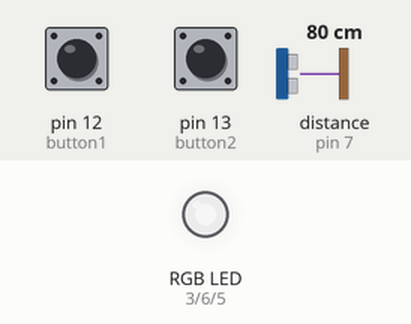
Bench run of a sketch on a simulated Arduino Uno, built with avr-gcc and run on an emulated ATmega328P. On the bench: an RGB LED mixed from three pins (HIGH = lit). Wiring (inferred from the names in the program): ultrasonic range finder: trigger pin 4; echo pin 7. Inputs (shaded band) come from the test bench; at power-on: pin 12 (button1) LOW, distance to the obstacle (sensor on pin 7) 80 cm, pin 13 (button2) LOW. The echo pulse lasts 58.3 µs per cm; dim RGB values are drawn brighter than linear; pins used as bus, display or sensor lines are not drawn.

Above: at 1.2 s.
1.3 s: pin 12 (button1) pulled HIGH for 0.15 s
At 2.6 s:
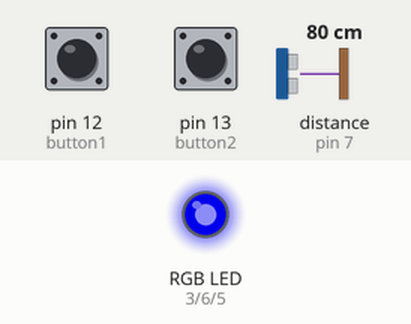
2.9 s: distance to the obstacle (sensor on pin 7) set to 4 cm
At 3.3 s:
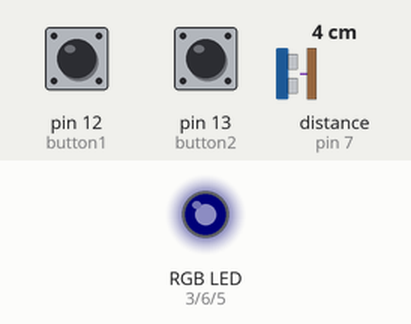
4.4 s: pin 13 (button2) pulled HIGH for 0.15 s
At 5.0 s:
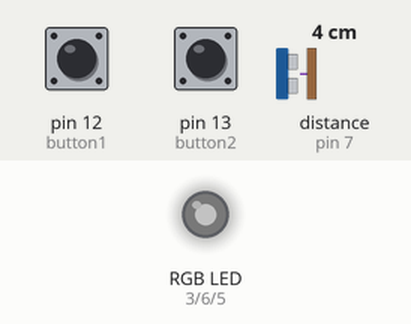
6.0 s: distance to the obstacle (sensor on pin 7) set to 35 cm
At 6.8 s:
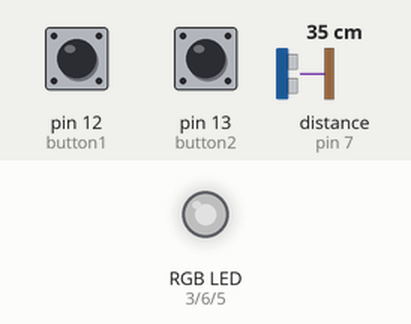
7.5 s: pin 12 (button1) pulled HIGH for 1 s
At 9.8 s:
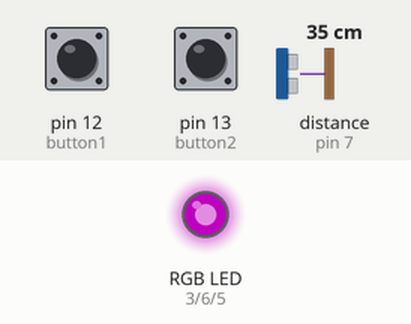
10.5 s: distance to the obstacle (sensor on pin 7) set to 60 cm
At 11.5 s:
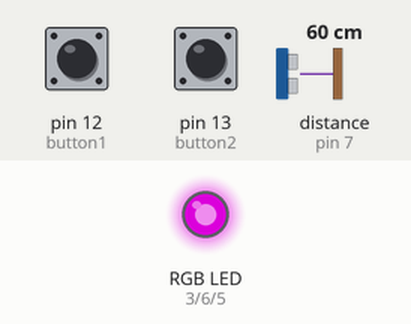
Timing chart, 0 to 13.0 s (numbered marks = the images above; inputs shaded):
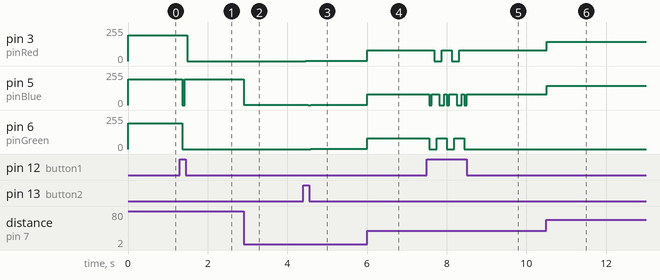

The sketch:

light_Cube.ino
```cpp
//pins
int trigger;
int echo;
int pinRed;
int pinBlue;
int pinGreen;
int button1;
int button2;
 //values that are used for the ultrasonic sensor
long duration;
int distance;
float intensity;

//values used to determine the color of the cube
int count;
int colorPallet;
int RedValue;
int BlueValue;
int GreenValue;

void setup() {
  //pin values for buttons, rgb LED and ultrasonic sensor
  button1 = 12;
  button2 = 13;
  trigger = 4;
  echo = 7;
  pinRed = 3;
  pinBlue = 5;
  pinGreen = 6;

  //echo pin set to input to take in data from the
  //ultrasonic sensor
  pinMode(echo, INPUT);
  //trigger set to output to let ultrasonic sensor know when
  //a distance value is wanted
  pinMode(trigger, OUTPUT);
  //pins for led are set to output so the arduino can provide power to light it
  pinMode(pinRed, OUTPUT);
  pinMode(pinBlue, OUTPUT);
  pinMode(pinGreen, OUTPUT);

  //initial values for colors so that they arent garbage values
  count = 0;
  colorPallet = 0;
  RedValue = 255;
  BlueValue = 255;
  GreenValue = 255;
}

void loop() {
/*****************
 * This section of code is to determine the distance that a person or object
 * is to the cube
 */
//sets the trigger low state so it does not activate the ultrasonic sensor
digitalWrite(trigger, LOW);
//delays for 2 microseconds
delayMicroseconds(2);
// sets the trigger on HIGH state for 10 micro seconds
digitalWrite(trigger, HIGH);
delayMicroseconds(10);
//sets the trigger on low state
digitalWrite(trigger, LOW);
// Reads the pulse sent back ny the echo pin
//the pulse width is the amount of time the sound wave traveled from the
//sensor to the object and back to the sensor.
duration = pulseIn(echo, HIGH);
// Calculating the distance between the object and sensor
//takes duration of flight and divides by 2 since we want one way, not round trip.
//then multiplies by the speed of sound in cm per microsecond
distance= duration*0.034/2;

//this is to scale the values on the sensor so that high values
//will give a distance of 100 which is used by the intensity calculation
if(distance > 100)
{
  distance = 100;
}
//takes the distance and subtracts 2cm because the sensor has trouble reading very close
//then divides by 100. This allows me to have a number from 0 to 1 that can scale the
//colors by different intensities
intensity = float(distance - 2) /100;

/**********************
 * This section of code is for dealing with button presses and color changing
 */
 //checks if button has been pressed
if(digitalRead(button1) == HIGH)
{
  //adds to count and delays a bit to act as a debounce
  count ++;
  delay(60);
}
//checks if the 2nd button has been pressed
else if(digitalRead(button2)==HIGH)
{
  //if the second button was pressed subtract from count and debounce button
  count --;
  delay(60);
}
//colorpallet is used to determine what color the light is
//by taking count moduloud 7, I will only have numbers from 0 to 6
colorPallet = count % 7;
//switch goes through and depending on what the colorPallet number is, the brightness for each color in the rgb is changed
switch (colorPallet) {
  case 0:
    RedValue = 255;
    BlueValue = 255;
    GreenValue = 255;
    break;
  case 1:
    RedValue = 255;
    BlueValue = 0;
    GreenValue = 0;
    break;
      case 2:
        RedValue = 255;
    BlueValue = 255;
    GreenValue = 0;
    break;
      case 3:
        RedValue = 0;
    BlueValue = 255;
    GreenValue = 0;
    break;
      case 4:
        RedValue = 0;
    BlueValue = 255;
    GreenValue = 255;
    break;
      case 5:
        RedValue = 0;
    BlueValue = 0;
    GreenValue = 255;
    break;
          case 6:
        RedValue = 255;
    BlueValue = 0;
    GreenValue = 255;
    break;
  default:
    RedValue = 255;
    BlueValue = 255;
    GreenValue = 255;
}
//outputs the selected color and brightness of the rgb led by changing the intensity of the red, green and blue leds
analogWrite(pinRed, RedValue * intensity);
analogWrite(pinBlue, BlueValue * intensity);
analogWrite(pinGreen, GreenValue * intensity);
}
```

Measured:
- after the input at 1.3 s, pin 3 (pinRed): 193/255 → 0/255 after 0.19 s; pin 5 (pinBlue): 193/255 → 0/255 after 0.06 s, → 193/255 0.07 s later; pin 6 (pinGreen): 193/255 → 0/255 after 0.06 s
- after the input at 2.9 s, pin 5 (pinBlue): 193/255 → 2/255 at once
- after the input at 4.4 s, pin 3 (pinRed): 0/255 → 2/255 after 0.06 s; pin 5 (pinBlue): 2/255 → 0/255 after 0.12 s, → 2/255 0.06 s later; pin 6 (pinGreen): 0/255 → 2/255 after 0.18 s
- after the input at 6.0 s, pin 3 (pinRed), pin 5 (pinBlue), pin 6 (pinGreen): 2/255 → 81/255 at once
- after the input at 7.5 s, pin 3 (pinRed): alternates 81/255 for 0.25 s and 0/255 for 0.19 s, 4 changes in all, then stays 81/255, starting after 0.19 s; pin 5 (pinBlue): 81/255 → 0/255 after 0.06 s, then repeats every 0.44 s: 81/255 0.19 s, 0/255 0.13 s, 81/255 0.06 s, 0/255 0.06 s, until it stays 81/255 from 8.5 s
- after the input at 10.5 s, pin 3 (pinRed), pin 5 (pinBlue): 81/255 → 145/255 at once
